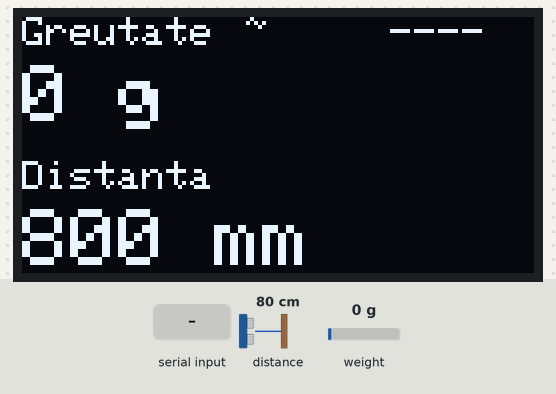
The sketch below on a simulated ESP32. Parts: 128×64 one-colour display. The inputs (shaded band) are chosen by the test bench; at power-on: distance to the obstacle 80 cm, weight on the scale 0 g. WiFi joins after 1.5 s; servers stay silent unless stated; EEPROM starts erased; no MQTT or app messages arrive unless stated; what the sketch prints to the serial monitor is not drawn.

Above: at 5.1 s.
5.2 s: distance to the obstacle set to 2 cm
At 6.3 s:
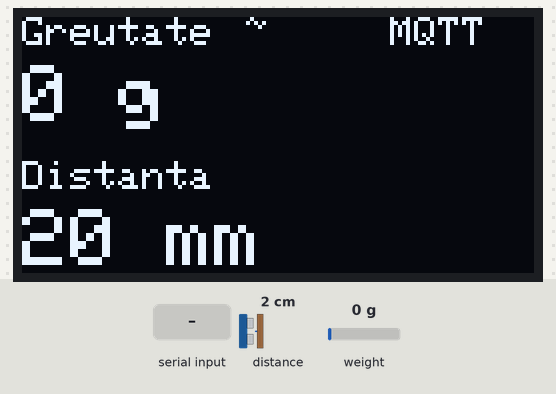
7.1 s: weight on the scale set to 100 g
At 7.5 s:
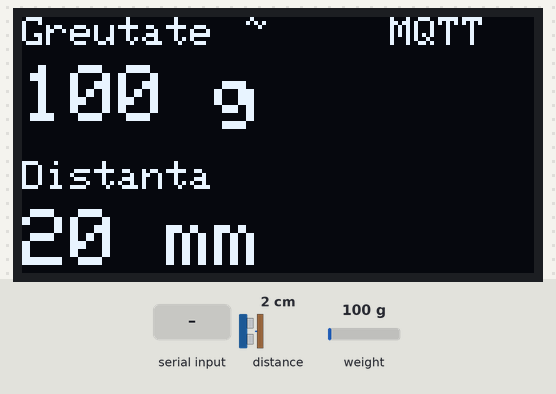
10.1 s: distance to the obstacle set to 4 cm
At 11.2 s:
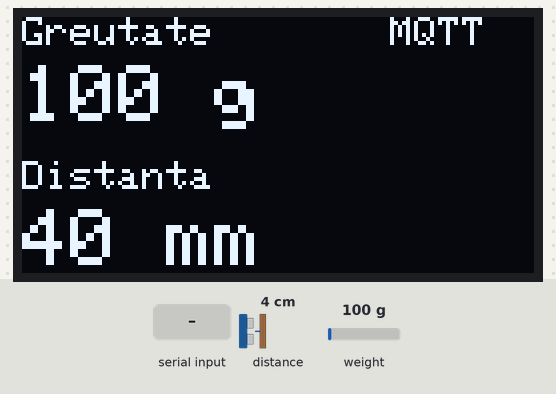
11.8 s: "t" received over Serial
At 12.6 s:
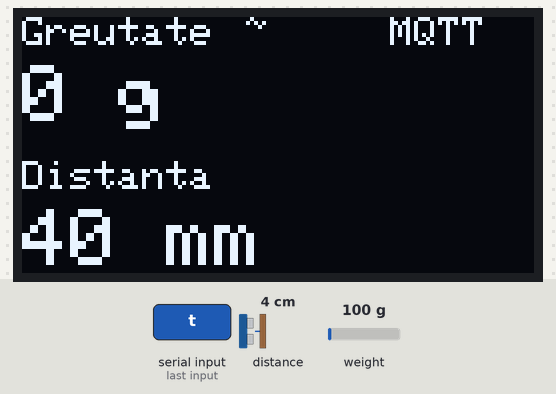
14.8 s: weight on the scale set to 1250 g
At 16.2 s:
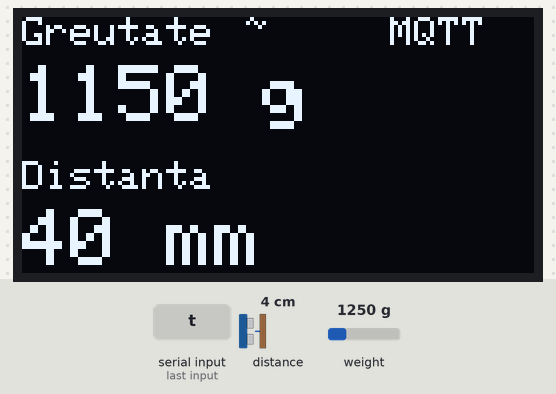
16.5 s: distance to the obstacle set to 9 cm
At 17.7 s:
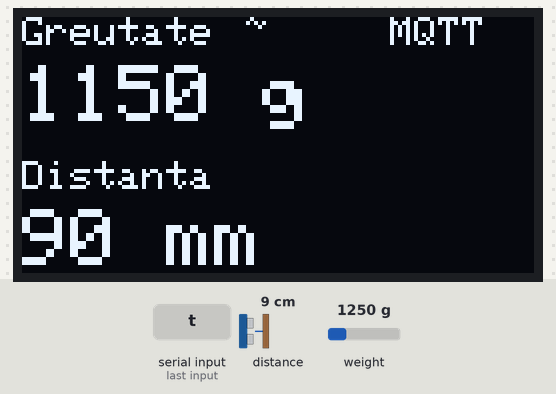
Timing chart, 0 to 19.5 s (numbered marks = the images above; inputs shaded):
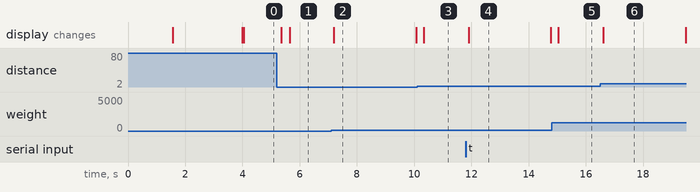

The sketch:

ecosort_bin.ino
```cpp
#include <Wire.h>
#include <WiFi.h>
#include <PubSubClient.h>
#include <Preferences.h>
#include <Adafruit_GFX.h>
#include <Adafruit_SSD1306.h>
#include <HX711_ADC.h>
#include "Adafruit_VL53L1X.h"
#include "secrets.h"   // WIFI_*, MQTT_*, DEVICE_CODE, CHANNEL, CAL_FACTOR

#define SDA_PIN 8
#define SCL_PIN 9
#define OLED_ADDR 0x3C

const int HX711_dout = 4;
const int HX711_sck  = 5;

Adafruit_SSD1306 display(128, 64, &Wire, -1);
HX711_ADC LoadCell(HX711_dout, HX711_sck);
Adafruit_VL53L1X vl53 = Adafruit_VL53L1X();
Preferences prefs;

WiFiClient wifi;
PubSubClient mqtt(wifi);
String topicReading, topicStatus;
uint32_t seq = 0;
const unsigned long INTERVAL_PUBLICARE_MS = 5000;
unsigned long tPublicare = 0, tMqtt = 0, tWifi = 0;

// --- filtrare: valori stabile pe o fereastra de 3 s (12 x 250 ms) ---
const int N = 12;
const float PRAG_W_G = 20;                       // variatie maxima admisa a greutatii in fereastra
const int PRAG_D_MM = 25;                        // variatie maxima admisa a distantei
const unsigned long MAX_FARA_STABIL_MS = 120000; // peste 2 min fara valori stabile: nu mai publica
float bufW[N]; int bufD[N];
int idx = 0, nCitiri = 0;
bool stabil = false;
float wStabil = 0; int dStabil = -1;
unsigned long tUltimaStabila = 0;                // 0 = inca nicio valoare stabila
bool tareInCurs = false;

float greutate = 0;
int distanta = -1;
unsigned long tAfisare = 0;

void mesaj(const char* text) {
  display.clearDisplay();
  display.setTextSize(1);
  display.setCursor(0, 0);
  display.println(text);
  display.display();
}

void actualizeazaStabilitate(float g, int d) {
  bufW[idx] = g; bufD[idx] = d;
  idx = (idx + 1) % N;
  if (nCitiri < N) nCitiri++;
  if (nCitiri < N) { stabil = false; return; }

  float wMin = bufW[0], wMax = bufW[0], suma = 0;
  int dMin = 32767, dMax = -32768, valide = 0;
  long sumaD = 0;
  for (int i = 0; i < N; i++) {
    if (bufW[i] < wMin) wMin = bufW[i];
    if (bufW[i] > wMax) wMax = bufW[i];
    suma += bufW[i];
    if (bufD[i] >= 0) {
      valide++; sumaD += bufD[i];
      if (bufD[i] < dMin) dMin = bufD[i];
      if (bufD[i] > dMax) dMax = bufD[i];
    }
  }
  stabil = (wMax - wMin <= PRAG_W_G) && valide >= N / 2 && (dMax - dMin <= PRAG_D_MM);
  if (stabil) {
    wStabil = suma / N;
    dStabil = (int)(sumaD / valide);
    tUltimaStabila = millis();
  }
}

void mentineConexiuni() {
  if (WiFi.status() != WL_CONNECTED) {
    if (millis() - tWifi >= 10000) { tWifi = millis(); WiFi.reconnect(); }
    return;
  }
  if (!mqtt.connected() && millis() - tMqtt >= 5000) {
    tMqtt = millis();
    if (mqtt.connect(DEVICE_CODE, MQTT_USER, MQTT_PASS, topicStatus.c_str(), 1, true, "offline")) {
      mqtt.publish(topicStatus.c_str(), "online", true);
      Serial.println("MQTT conectat");
    } else {
      Serial.printf("MQTT esuat, state=%d\n", mqtt.state());
    }
  }
  mqtt.loop();
}

void publicaMasuratoare(float greutateG, int distantaMm) {
  if (!mqtt.connected()) return;
  if (greutateG < 0) greutateG = 0;
  char json[96];
  snprintf(json, sizeof(json), "{\"weight_g\":%.0f,\"distance_mm\":%d,\"seq\":%lu}",
           greutateG, distantaMm, (unsigned long)seq++);
  mqtt.publish(topicReading.c_str(), json);
}

void setup() {
  Serial.begin(115200);
  delay(1500);
  Wire.begin(SDA_PIN, SCL_PIN);

  if (!display.begin(SSD1306_SWITCHCAPVCC, OLED_ADDR, true, false)) {
    Serial.println("Ecran negasit");
    while (1) delay(10);
  }
  display.setTextColor(SSD1306_WHITE);
  mesaj("Pornire...");

  if (!vl53.begin(0x29, &Wire) || !vl53.startRanging()) {
    mesaj("Eroare VL53L1X");
    while (1) delay(10);
  }
  vl53.setTimingBudget(50);

  // Tara: daca exista una salvata, o refolosim; doar la prima rulare se face tara.
  prefs.begin("ecosort", false);
  bool areTara = prefs.isKey("tara");
  LoadCell.begin();
  LoadCell.setReverseOutput();
  LoadCell.start(2000, !areTara);
  if (LoadCell.getTareTimeoutFlag() || LoadCell.getSignalTimeoutFlag()) {
    mesaj("Eroare HX711");
    while (1) delay(10);
  }
  if (areTara) LoadCell.setTareOffset(prefs.getLong("tara", 0));
  else prefs.putLong("tara", LoadCell.getTareOffset());
  LoadCell.setCalFactor(CAL_FACTOR);

  topicReading = String("ecosort/") + DEVICE_CODE + "/" + CHANNEL + "/reading";
  topicStatus  = String("ecosort/") + DEVICE_CODE + "/status";
  WiFi.mode(WIFI_STA);
  WiFi.begin(WIFI_SSID, WIFI_PASS);
  mqtt.setServer(MQTT_HOST, 1883);
  mqtt.setKeepAlive(30);
  mqtt.setSocketTimeout(2);

  Wire.setClock(400000);
  mesaj("Gata. 't' = tara");
}

void loop() {
  LoadCell.update();

  // Comanda 't' din Serial Monitor: tara noua (capac inchis, cos gol), salvata in memorie.
  if (Serial.available() && Serial.read() == 't') {
    LoadCell.tareNoDelay();
    tareInCurs = true;
    Serial.println("Tara in curs...");
  }
  if (tareInCurs && LoadCell.getTareStatus()) {
    tareInCurs = false;
    prefs.putLong("tara", LoadCell.getTareOffset());
    nCitiri = 0; tUltimaStabila = 0;
    Serial.println("Tara salvata");
  }

  if (vl53.dataReady()) {
    distanta = vl53.distance();
    vl53.clearInterrupt();
  }

  mentineConexiuni();

  if (millis() - tAfisare >= 250) {
    tAfisare = millis();
    float g = LoadCell.getData();
    if (fabs(g) < 1.0) g = 0;
    greutate = g;
    actualizeazaStabilitate(greutate, distanta);

    display.clearDisplay();
    display.setTextSize(1);
    display.setCursor(0, 0);
    display.println("Greutate");
    display.setCursor(56, 0);
    display.print(stabil ? " " : "~");          // ~ = valori in miscare, nu se trimit
    display.setCursor(92, 0);
    display.print(mqtt.connected() ? "MQTT" : (WiFi.status() == WL_CONNECTED ? "WiFi" : "----"));
    display.setTextSize(2);
    display.setCursor(0, 12);
    display.printf("%.0f g", greutate);

    display.setTextSize(1);
    display.setCursor(0, 36);
    display.println("Distanta");
    display.setTextSize(2);
    display.setCursor(0, 48);
    if (distanta < 0) display.print("---");
    else display.printf("%d mm", distanta);
    display.display();

    Serial.printf("g=%.1f  d=%d mm  %s\n", greutate, distanta, stabil ? "stabil" : "~");
  }

  if (millis() - tPublicare >= INTERVAL_PUBLICARE_MS) {
    tPublicare = millis();
    if (tUltimaStabila != 0 && millis() - tUltimaStabila < MAX_FARA_STABIL_MS) {
      publicaMasuratoare(wStabil, dStabil);
    }
  }
}
```

secrets.example.h
```cpp
// secrets.example.h — copiați ca secrets.h (nu se urcă în Git)
#pragma once
#define WIFI_SSID    "numele-retelei"
#define WIFI_PASS    "parola-wifi"          // doar 2,4 GHz
#define MQTT_HOST    "192.168.0.10"         // IP-ul calculatorului server din aceeași rețea
#define MQTT_USER    "esp32"
#define MQTT_PASS    "parola-mqtt-esp"      // ECOSORT_MQTT_ESP_PASSWORD din .env
#define DEVICE_CODE  "BIN-C1-01"
#define CHANNEL      1
#define CAL_FACTOR   97.62f
```

Measured:
- after the input at 5.2 s, the display: first changes after 0.15 s (image 1 shows a later state)
- after the input at 7.1 s, the display: changes after 0.10 s (image 2)
- after the input at 10.1 s, the display: changes after 0.23 s (image 3)
- after the input at 11.8 s, the display: changes after 0.11 s (image 4)
- after the input at 14.8 s, the display: changes after 0.24 s (image 5)
- after the input at 16.5 s, the display: changes after 0.11 s (image 6)
